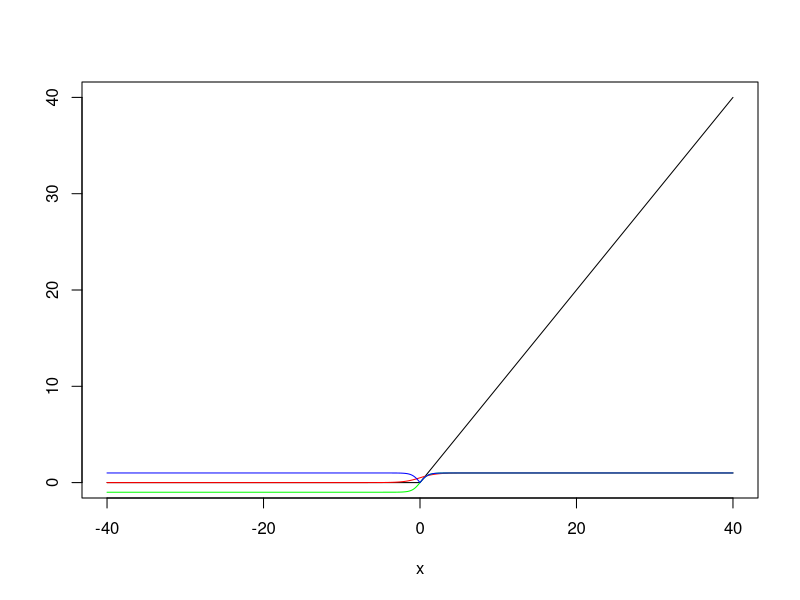

Write the R code that produced this figure.
## ---- chunk 1
knitr::opts_chunk$set(echo = TRUE)
## ---- chunk 2
x <- seq(from = -40, to = 40, by = 0.01)

sig <- 1 / (1 + exp(-x))
hinge <- function(a) {
  return(max(0, a))
}
relu <- unlist(lapply(x, hinge))

plot(x,
     relu,
     type = 'l',
     ylab = '')
lines(x, sig , col = 'red')
lines(x, tanh(x), col = 'green')
lines(x, abs(tanh(x)), col = 'blue')


